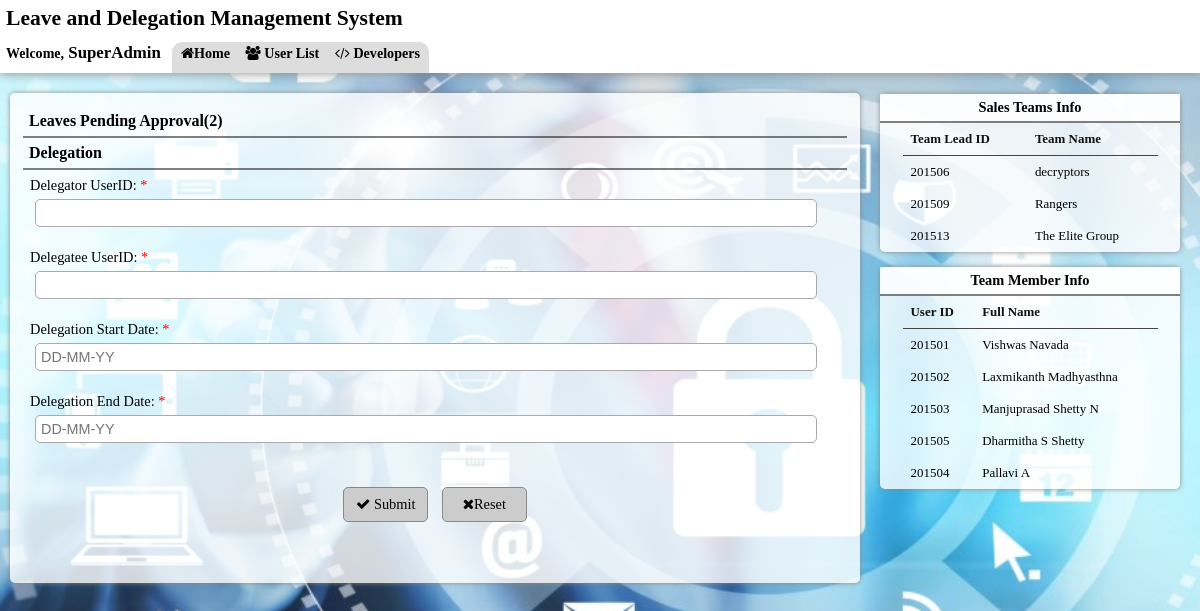
/superadmin.php?teamname=decryptors, run on the app's committed database.
### tables this page shows
CREATE TABLE IF NOT EXISTS `tsalesteaminformation` (
  `id` int(11) NOT NULL,
  `TeamName` varchar(20) NOT NULL DEFAULT '',
  `TeamLeadID` int(11) DEFAULT NULL,
  `CreatedDate` date DEFAULT NULL
);

CREATE TABLE IF NOT EXISTS `tuserinformations` (
  `ID` int(11) NOT NULL DEFAULT '0',
  `FullName` varchar(200) DEFAULT NULL,
  `EMailAddress` varchar(200) DEFAULT NULL
);

### superadmin.php (the view, shortened to what this page needs)
<!DOCTYPE html>
<html lang='en'>
<head>
	<link rel="stylesheet" type="text/css" href="style.css"/>
	<link rel="stylesheet" type="text/css" href="libraries/font-awesome/css/font-awesome.min.css"/>
</head>
<body>
	<header><h2>Leave and Delegation Management System</h2>
		<div class="subhead"><h3 style="float: left;"><small>Welcome,</small> SuperAdmin</h3>
			<nav>
				<a href="index.php"><span class="fa fa-home"></span>Home</a>
				<a href="userlist.php"><span class="fa fa-users"></span> User List</a>
				<a href="developers.html"><span class="fa fa-code"></span> Developers</a>
			</nav>
		</div>
	</header>
	<?php
	$sql=new mysqli("localhost",DB_USERNAME,DB_PASSWORD,DB_NAME);
	?>
	<section>
		<div class="content">
			<?php
			$q="select id,userid, date_format(leavestartdate,'%d-%m-%y') as leavestartdate, date_format(leaveenddate,'%d-%m-%y') as leaveenddate from tuserleaveinformations where id in(select id from tleavemanagement where flag=0);";
			if(!($sql->query($q)))
				echo $sql->error;
			else
				$c=$sql->query($q);
			$num=$c->num_rows;
			?>
			<h3><span  class="tog" >Leaves Pending Approval(<?php echo $num; ?>)</span></h3>
			<h3>Delegation </h3>
			<div class="formc"><form class="forminputs" id="forminputs" action="deleload.php" method="POST" onsubmit="return validate()"><span class="decl"  id="erid"></span>
				<label for="delegatorid">Delegator UserID: <span class="decl">*</span> <br/></label><input type="text" id="delegatorid" name="delegatorid" autofocus required/><br/><span class="decl"  id="er1"></span>
				<label for="delegateeid">Delegatee UserID: <span class="decl">*</span><br/></label><input type="text" id="delegateeid" name="delegateeid" required/><br/><span class="decl"  id="er2"></span>
				<label for="sdate">Delegation Start Date: <span class="decl">*</span><br/></label><input type="text" name="startdate" id="sdate" placeholder="DD-MM-YY" required/><br/>
				<label for="edate">Delegation End Date: <span class="decl">*</span><br/></label><input type="text" name="enddate" id="edate" placeholder="DD-MM-YY" required/><br/>
				<div class="buttons"><span class="decl" id="er"></span><br/><button type="submit"  ><span class="fa fa-check"></span> Submit</button>
					<button type="reset" ><span class="fa fa-remove"></span>Reset</button><?php if(isset($_GET["upload"])){ echo "<p>Delegation Successfully Assigned</p>"; } ?></div>
				</form></div>
			</div>
		</section>
		<aside>
			<div class="side"><h5>Sales Teams Info</h5>
				<table class="table1" >
					<tr>
						<th>Team Lead ID</th>
						<th>Team Name</th>
					</tr>
					<?php
					$que="select teamleadid,teamname from tsalesteaminformation;";
					if(!($sql->query($que)))
						echo $sql->error;
					else
						$c=$sql->query($que);
					while($teams=$c->fetch_assoc()){
						echo "<tr><td>".$teams["teamleadid"]." </td><td><a href=\"?teamname=".$teams["teamname"]."\"> ".$teams["teamname"]."</a></td></tr>";
					}
					?></table>
				</div>
				<div class="side"><h5>Team Member Info</h5>
					<table class="table2">
						<?php
						if(isset($_GET["teamname"]))
						{
							echo "<tr> <th>User ID</th> <th>Full Name</th> </tr>";
							$teamn=$_GET["teamname"];
							$que="select id,fullname from tuserinformations where id in (select id from tteammemberinfo where teamname='$teamn');";
							if(!($sql->query($que)))
								echo $sql->error;
							else
								$m=$sql->query($que);
							while ($memberinfo = $m->fetch_assoc()) {
								echo "<tr><td>".$memberinfo["id"]."</td><td>".$memberinfo["fullname"]."</td></tr>";
							}
						}
						else
							echo "<p><small>Click on any Team Name to get Team Member Info</small></p>";
						?>
					</table>
				</div>
			</aside>
		</body>
		</html>

### style.css (style rules this page uses)
section, article, aside, header, footer, nav, figure, figcaption { display: block; overflow: hidden; }
a { text-decoration: none; color: #000; }
body { margin: 0; padding:0; height: 100%; width: 100%; font-family: verdana; font-size: .9em; background: url("images/bg.jpg") center center no-repeat fixed; background-size: cover; }
header { position: relative; display: table; max-height: 90px; height: auto; color: #000; width:100%; background: #fff; clear: both; box-shadow: 0 0 10px #888; }
h1,h2,h3,h4 { margin:0; padding: 6px; }
.subhead { display: inline-block; position: relative; width: 100%; }
nav { float: left; font-size: .98em; font-weight: bold; margin:5px; margin-bottom: -18px !important; padding: 3px; border:0; border-top-left-radius:10px; border-top-right-radius:10px; background: #ddd; height:30px; }
nav a { color: #000; margin:2px; padding: 4px; text-decoration: none; }
section { position: relative; display: table; margin:20px 10px; float: left; min-width:70%; max-width:900px; min-height: 480px; height: auto; background: rgba(255 ,255,255,.8); padding: 10px; border-radius: 5px; box-shadow: 0 0 5px #888; }
.content { height: auto; width: auto; position: relative; display: table-cell; margin: 5px; padding: 8px; text-align: left; }
section h3 { font-size: 16px; text-align: left; border-bottom:rgba(2,2,2,.5) 2px solid; }
.tog { cursor: pointer; }
table { width:100%; border:#666 1px solid ; border-radius: 5px; border-collapse: collapse; }
th { border-bottom:#444 1px solid; padding: 8px; color:#111; }
td { padding: 8px; }
.aprv, .decl { text-decoration: none; }
.decl { color: red; }
.content .formc { position: relative; display: block; padding: 7px; }
.forminputs input[type='text'] { text-align: left; display: block; margin: 5px; padding: 5px; border: #aaa 1px solid; border-radius: 5px; width:95%; font-size: 1em; background: #fff; }
.content .buttons { margin: 0 auto; width: auto; text-align: center; }
.forminputs button,button { width: 85px; height:35px; margin: 5px; padding: 5px; background: #ccc; cursor: pointer; border: #888 1px solid; border-radius: 5px; font-size: 1em; font-family: verdana; }
aside { position: relative; padding:0; float: left; margin:20px 10px; width: 25%; }
aside .side { background: rgba(255 ,255,255,.8); border-radius: 5px; margin-bottom:15px; box-shadow: 0 0 5px #888; text-align: center; }
.side h5 { margin: 0px; padding: 5px; font-size: 1em; text-align: center; background: rgba(255 ,255,255,.8); border-bottom:rgba(0 ,0,0,.5) 2px solid; }
.side a { text-decoration: none; color: #000; }
.table1, .table2, .table3, .table4, .table5 { margin: 0 auto; position: relative; width:85%; border: none; border-collapse: collapse; text-align: left; font-size: .9em; }
.table1, .table2, .table3, .table4 .table5 th { border: none; }
@media only screen and (min-width: 1025px) { section { margin:20px 10px; padding:5px; } }
@media only screen and (min-width: 1025px) { aside { margin:16px 5px; padding:5px; } }

### data on the page
tsalesteaminformation: TeamLeadID "201506", TeamName "decryptors"
tsalesteaminformation: TeamLeadID "201509", TeamName "Rangers"
tsalesteaminformation: TeamLeadID "201513", TeamName "The Elite Group"
tuserinformations: ID "201501", FullName "Vishwas Navada"
tuserinformations: ID "201502", FullName "Laxmikanth Madhyasthna"
tuserinformations: ID "201503", FullName "Manjuprasad Shetty N"
tuserinformations: ID "201505", FullName "Dharmitha S Shetty"
tuserinformations: ID "201504", FullName "Pallavi A"

### other printed values
$num "2"
